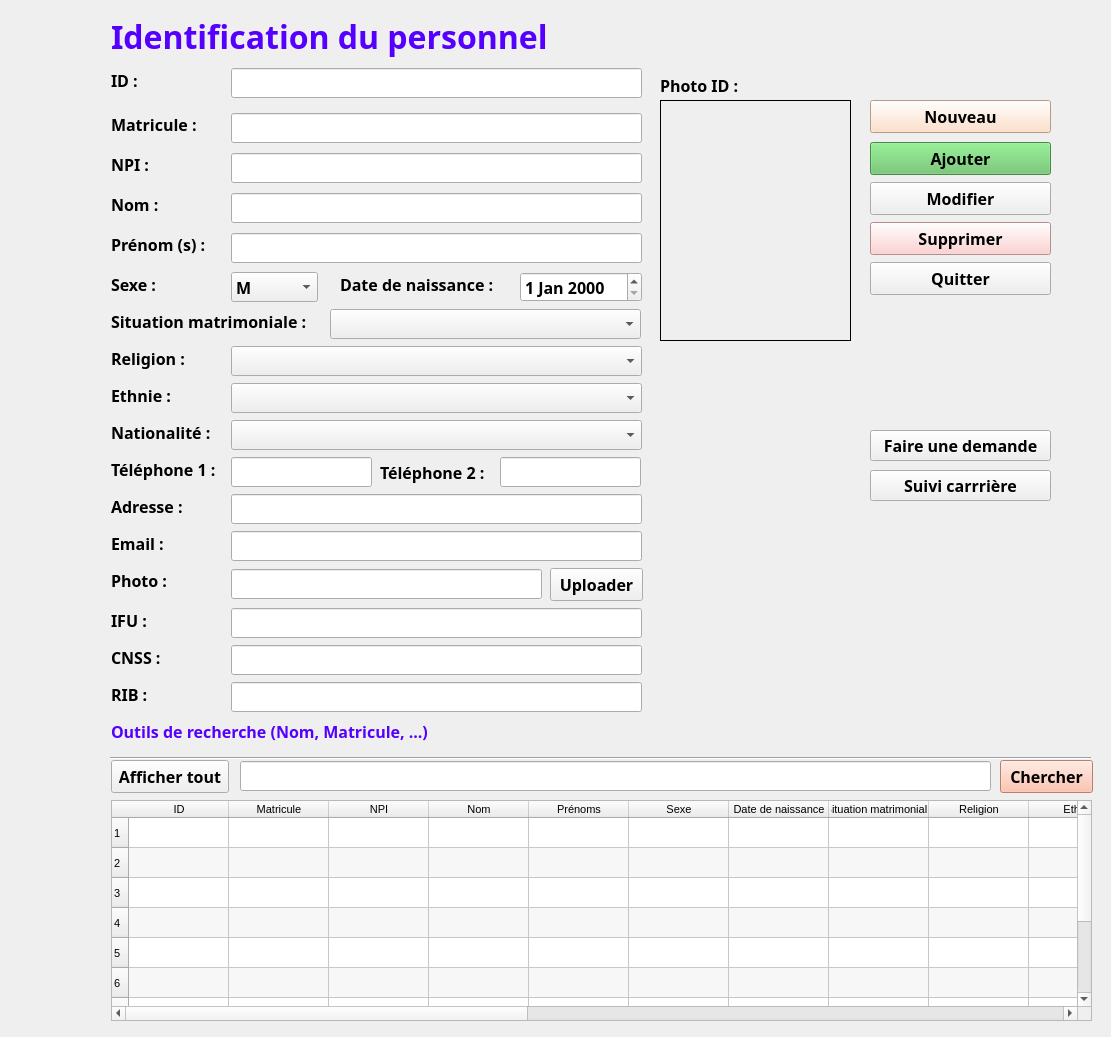
<?xml version="1.0" encoding="UTF-8"?>
<ui version="4.0">
 <class>FenetrePersonnel</class>
 <widget class="QWidget" name="FenetrePersonnel">
  <property name="geometry">
   <rect>
    <x>0</x>
    <y>0</y>
    <width>1111</width>
    <height>1037</height>
   </rect>
  </property>
  <property name="windowTitle">
   <string>Form</string>
  </property>
  <widget class="QPushButton" name="btn_faire_demande">
   <property name="geometry">
    <rect>
     <x>870</x>
     <y>430</y>
     <width>181</width>
     <height>31</height>
    </rect>
   </property>
   <property name="minimumSize">
    <size>
     <width>2</width>
     <height>0</height>
    </size>
   </property>
   <property name="font">
    <font>
     <family>Corbel</family>
     <pointsize>12</pointsize>
     <weight>75</weight>
     <bold>true</bold>
    </font>
   </property>
   <property name="styleSheet">
    <string notr="true"/>
   </property>
   <property name="text">
    <string>Faire une demande</string>
   </property>
  </widget>
  <widget class="QPushButton" name="btn_suivi_carriere">
   <property name="geometry">
    <rect>
     <x>870</x>
     <y>470</y>
     <width>181</width>
     <height>31</height>
    </rect>
   </property>
   <property name="minimumSize">
    <size>
     <width>2</width>
     <height>0</height>
    </size>
   </property>
   <property name="font">
    <font>
     <family>Corbel</family>
     <pointsize>12</pointsize>
     <weight>75</weight>
     <bold>true</bold>
    </font>
   </property>
   <property name="styleSheet">
    <string notr="true"/>
   </property>
   <property name="text">
    <string>Suivi carrrière</string>
   </property>
  </widget>
  <widget class="QLabel" name="label_12">
   <property name="geometry">
    <rect>
     <x>380</x>
     <y>460</y>
     <width>113</width>
     <height>24</height>
    </rect>
   </property>
   <property name="font">
    <font>
     <family>Corbel</family>
     <pointsize>12</pointsize>
     <weight>75</weight>
     <bold>true</bold>
    </font>
   </property>
   <property name="text">
    <string>Téléphone 2 :</string>
   </property>
  </widget>
  <widget class="QPushButton" name="btn_modifier">
   <property name="geometry">
    <rect>
     <x>870</x>
     <y>182</y>
     <width>181</width>
     <height>33</height>
    </rect>
   </property>
   <property name="minimumSize">
    <size>
     <width>2</width>
     <height>0</height>
    </size>
   </property>
   <property name="font">
    <font>
     <family>Corbel</family>
     <pointsize>12</pointsize>
     <weight>75</weight>
     <bold>true</bold>
    </font>
   </property>
   <property name="styleSheet">
    <string notr="true"/>
   </property>
   <property name="text">
    <string>Modifier</string>
   </property>
  </widget>
  <widget class="QLabel" name="label_7">
   <property name="geometry">
    <rect>
     <x>111</x>
     <y>272</y>
     <width>52</width>
     <height>24</height>
    </rect>
   </property>
   <property name="font">
    <font>
     <family>Corbel</family>
     <pointsize>12</pointsize>
     <weight>75</weight>
     <bold>true</bold>
    </font>
   </property>
   <property name="text">
    <string>Sexe :</string>
   </property>
  </widget>
  <widget class="QLabel" name="label_9">
   <property name="geometry">
    <rect>
     <x>111</x>
     <y>383</y>
     <width>66</width>
     <height>24</height>
    </rect>
   </property>
   <property name="font">
    <font>
     <family>Corbel</family>
     <pointsize>12</pointsize>
     <weight>75</weight>
     <bold>true</bold>
    </font>
   </property>
   <property name="text">
    <string>Ethnie :</string>
   </property>
  </widget>
  <widget class="QLabel" name="label_32">
   <property name="geometry">
    <rect>
     <x>111</x>
     <y>531</y>
     <width>58</width>
     <height>24</height>
    </rect>
   </property>
   <property name="font">
    <font>
     <family>Corbel</family>
     <pointsize>12</pointsize>
     <weight>75</weight>
     <bold>true</bold>
    </font>
   </property>
   <property name="text">
    <string>Email :</string>
   </property>
  </widget>
  <widget class="QPushButton" name="btn_supprimer">
   <property name="geometry">
    <rect>
     <x>870</x>
     <y>222</y>
     <width>181</width>
     <height>33</height>
    </rect>
   </property>
   <property name="minimumSize">
    <size>
     <width>2</width>
     <height>0</height>
    </size>
   </property>
   <property name="font">
    <font>
     <family>Corbel</family>
     <pointsize>12</pointsize>
     <weight>75</weight>
     <bold>true</bold>
    </font>
   </property>
   <property name="styleSheet">
    <string notr="true">background-color: rgb(255, 197, 197);</string>
   </property>
   <property name="text">
    <string>Supprimer</string>
   </property>
  </widget>
  <widget class="QLabel" name="label_3">
   <property name="geometry">
    <rect>
     <x>111</x>
     <y>68</y>
     <width>30</width>
     <height>24</height>
    </rect>
   </property>
   <property name="font">
    <font>
     <family>Corbel</family>
     <pointsize>12</pointsize>
     <weight>75</weight>
     <bold>true</bold>
    </font>
   </property>
   <property name="text">
    <string>ID :</string>
   </property>
  </widget>
  <widget class="QLabel" name="label_14">
   <property name="geometry">
    <rect>
     <x>111</x>
     <y>568</y>
     <width>63</width>
     <height>24</height>
    </rect>
   </property>
   <property name="font">
    <font>
     <family>Corbel</family>
     <pointsize>12</pointsize>
     <weight>75</weight>
     <bold>true</bold>
    </font>
   </property>
   <property name="text">
    <string>Photo :</string>
   </property>
  </widget>
  <widget class="QLineEdit" name="txt_email">
   <property name="geometry">
    <rect>
     <x>231</x>
     <y>531</y>
     <width>411</width>
     <height>30</height>
    </rect>
   </property>
   <property name="font">
    <font>
     <family>Corbel</family>
     <pointsize>12</pointsize>
     <weight>75</weight>
     <bold>true</bold>
    </font>
   </property>
   <property name="styleSheet">
    <string notr="true">border-bottom-color: rgb(0, 0, 0);</string>
   </property>
  </widget>
  <widget class="QLabel" name="label_13">
   <property name="geometry">
    <rect>
     <x>111</x>
     <y>457</y>
     <width>113</width>
     <height>24</height>
    </rect>
   </property>
   <property name="font">
    <font>
     <family>Corbel</family>
     <pointsize>12</pointsize>
     <weight>75</weight>
     <bold>true</bold>
    </font>
   </property>
   <property name="text">
    <string>Téléphone 1 :</string>
   </property>
  </widget>
  <widget class="QLabel" name="label_11">
   <property name="geometry">
    <rect>
     <x>111</x>
     <y>346</y>
     <width>81</width>
     <height>24</height>
    </rect>
   </property>
   <property name="font">
    <font>
     <family>Corbel</family>
     <pointsize>12</pointsize>
     <weight>75</weight>
     <bold>true</bold>
    </font>
   </property>
   <property name="text">
    <string>Religion :</string>
   </property>
  </widget>
  <widget class="QComboBox" name="comboBox_religion">
   <property name="geometry">
    <rect>
     <x>231</x>
     <y>346</y>
     <width>411</width>
     <height>30</height>
    </rect>
   </property>
   <property name="font">
    <font>
     <family>Corbel</family>
     <pointsize>12</pointsize>
     <weight>75</weight>
     <bold>true</bold>
    </font>
   </property>
   <property name="styleSheet">
    <string notr="true">border-bottom-color: rgb(0, 0, 0);</string>
   </property>
  </widget>
  <widget class="QLineEdit" name="txt_prenom">
   <property name="geometry">
    <rect>
     <x>231</x>
     <y>233</y>
     <width>411</width>
     <height>30</height>
    </rect>
   </property>
   <property name="font">
    <font>
     <family>Corbel</family>
     <pointsize>12</pointsize>
     <weight>75</weight>
     <bold>true</bold>
    </font>
   </property>
   <property name="styleSheet">
    <string notr="true">border-bottom-color: rgb(0, 0, 0);</string>
   </property>
  </widget>
  <widget class="QComboBox" name="comboBox_nationalite">
   <property name="geometry">
    <rect>
     <x>231</x>
     <y>420</y>
     <width>411</width>
     <height>30</height>
    </rect>
   </property>
   <property name="font">
    <font>
     <family>Corbel</family>
     <pointsize>12</pointsize>
     <weight>75</weight>
     <bold>true</bold>
    </font>
   </property>
   <property name="styleSheet">
    <string notr="true">border-bottom-color: rgb(0, 0, 0);</string>
   </property>
  </widget>
  <widget class="QLabel" name="label_17">
   <property name="geometry">
    <rect>
     <x>111</x>
     <y>152</y>
     <width>43</width>
     <height>24</height>
    </rect>
   </property>
   <property name="font">
    <font>
     <family>Corbel</family>
     <pointsize>12</pointsize>
     <weight>75</weight>
     <bold>true</bold>
    </font>
   </property>
   <property name="text">
    <string>NPI :</string>
   </property>
  </widget>
  <widget class="QComboBox" name="comboBox_sexe">
   <property name="geometry">
    <rect>
     <x>231</x>
     <y>272</y>
     <width>87</width>
     <height>30</height>
    </rect>
   </property>
   <property name="font">
    <font>
     <family>Corbel</family>
     <pointsize>12</pointsize>
     <weight>75</weight>
     <bold>true</bold>
    </font>
   </property>
   <property name="styleSheet">
    <string notr="true">border-bottom-color: rgb(0, 0, 0);</string>
   </property>
   <item>
    <property name="text">
     <string>M</string>
    </property>
   </item>
   <item>
    <property name="text">
     <string>F</string>
    </property>
   </item>
   <item>
    <property name="text">
     <string>Autres</string>
    </property>
   </item>
  </widget>
  <widget class="QLabel" name="label_16">
   <property name="geometry">
    <rect>
     <x>111</x>
     <y>719</y>
     <width>344</width>
     <height>24</height>
    </rect>
   </property>
   <property name="font">
    <font>
     <family>Corbel</family>
     <pointsize>12</pointsize>
     <weight>75</weight>
     <bold>true</bold>
    </font>
   </property>
   <property name="styleSheet">
    <string notr="true">color: rgb(85, 0, 255);</string>
   </property>
   <property name="text">
    <string>Outils de recherche (Nom, Matricule, ...)</string>
   </property>
  </widget>
  <widget class="QLabel" name="label_2">
   <property name="geometry">
    <rect>
     <x>111</x>
     <y>12</y>
     <width>463</width>
     <height>49</height>
    </rect>
   </property>
   <property name="font">
    <font>
     <family>Corbel</family>
     <pointsize>24</pointsize>
     <weight>75</weight>
     <bold>true</bold>
    </font>
   </property>
   <property name="styleSheet">
    <string notr="true">color: rgb(85, 0, 255);</string>
   </property>
   <property name="text">
    <string>Identification du personnel</string>
   </property>
  </widget>
  <widget class="QLineEdit" name="txt_url_photo">
   <property name="geometry">
    <rect>
     <x>231</x>
     <y>569</y>
     <width>311</width>
     <height>30</height>
    </rect>
   </property>
   <property name="font">
    <font>
     <family>Corbel</family>
     <pointsize>12</pointsize>
     <weight>75</weight>
     <bold>true</bold>
    </font>
   </property>
   <property name="styleSheet">
    <string notr="true">border-bottom-color: rgb(0, 0, 0);</string>
   </property>
  </widget>
  <widget class="QLineEdit" name="txt_npi">
   <property name="geometry">
    <rect>
     <x>231</x>
     <y>153</y>
     <width>411</width>
     <height>30</height>
    </rect>
   </property>
   <property name="font">
    <font>
     <family>Corbel</family>
     <pointsize>12</pointsize>
     <weight>75</weight>
     <bold>true</bold>
    </font>
   </property>
   <property name="styleSheet">
    <string notr="true">border-bottom-color: rgb(0, 0, 0);</string>
   </property>
  </widget>
  <widget class="QPushButton" name="btn_nouveau">
   <property name="geometry">
    <rect>
     <x>870</x>
     <y>100</y>
     <width>181</width>
     <height>33</height>
    </rect>
   </property>
   <property name="minimumSize">
    <size>
     <width>2</width>
     <height>0</height>
    </size>
   </property>
   <property name="font">
    <font>
     <family>Corbel</family>
     <pointsize>12</pointsize>
     <weight>75</weight>
     <bold>true</bold>
    </font>
   </property>
   <property name="styleSheet">
    <string notr="true">background-color: rgb(255, 216, 187);</string>
   </property>
   <property name="text">
    <string>Nouveau</string>
   </property>
  </widget>
  <widget class="QLabel" name="label_34">
   <property name="geometry">
    <rect>
     <x>111</x>
     <y>682</y>
     <width>41</width>
     <height>24</height>
    </rect>
   </property>
   <property name="font">
    <font>
     <family>Corbel</family>
     <pointsize>12</pointsize>
     <weight>75</weight>
     <bold>true</bold>
    </font>
   </property>
   <property name="text">
    <string>RIB :</string>
   </property>
  </widget>
  <widget class="QTableWidget" name="tableWidget_personnel">
   <property name="geometry">
    <rect>
     <x>111</x>
     <y>800</y>
     <width>981</width>
     <height>221</height>
    </rect>
   </property>
   <property name="minimumSize">
    <size>
     <width>2</width>
     <height>0</height>
    </size>
   </property>
   <property name="font">
    <font>
     <pointsize>8</pointsize>
    </font>
   </property>
   <property name="frameShape">
    <enum>QFrame::StyledPanel</enum>
   </property>
   <property name="frameShadow">
    <enum>QFrame::Plain</enum>
   </property>
   <property name="alternatingRowColors">
    <bool>true</bool>
   </property>
   <row>
    <property name="text">
     <string>1</string>
    </property>
   </row>
   <row>
    <property name="text">
     <string>2</string>
    </property>
   </row>
   <row>
    <property name="text">
     <string>3</string>
    </property>
   </row>
   <row>
    <property name="text">
     <string>4</string>
    </property>
   </row>
   <row>
    <property name="text">
     <string>5</string>
    </property>
   </row>
   <row>
    <property name="text">
     <string>6</string>
    </property>
   </row>
   <row>
    <property name="text">
     <string>7</string>
    </property>
   </row>
   <row>
    <property name="text">
     <string>8</string>
    </property>
   </row>
   <row>
    <property name="text">
     <string>9</string>
    </property>
   </row>
   <row>
    <property name="text">
     <string>10</string>
    </property>
   </row>
   <column>
    <property name="text">
     <string>ID</string>
    </property>
   </column>
   <column>
    <property name="text">
     <string>Matricule</string>
    </property>
   </column>
   <column>
    <property name="text">
     <string>NPI</string>
    </property>
   </column>
   <column>
    <property name="text">
     <string>Nom</string>
    </property>
   </column>
   <column>
    <property name="text">
     <string>Prénoms</string>
    </property>
   </column>
   <column>
    <property name="text">
     <string>Sexe</string>
    </property>
   </column>
   <column>
    <property name="text">
     <string>Date de naissance</string>
    </property>
   </column>
   <column>
    <property name="text">
     <string>Situation matrimoniale</string>
    </property>
   </column>
   <column>
    <property name="text">
     <string>Religion</string>
    </property>
   </column>
   <column>
    <property name="text">
     <string>Ethnie</string>
    </property>
   </column>
   <column>
    <property name="text">
     <string>Nationalité</string>
    </property>
   </column>
   <column>
    <property name="text">
     <string>Téléphone 1</string>
    </property>
   </column>
   <column>
    <property name="text">
     <string>Téléphone 2</string>
    </property>
   </column>
   <column>
    <property name="text">
     <string>Adresse</string>
    </property>
   </column>
   <column>
    <property name="text">
     <string>Email</string>
    </property>
   </column>
   <column>
    <property name="text">
     <string>Photo</string>
    </property>
   </column>
   <column>
    <property name="text">
     <string>IFU</string>
    </property>
   </column>
   <column>
    <property name="text">
     <string>CNSS</string>
    </property>
   </column>
   <column>
    <property name="text">
     <string>RIB</string>
    </property>
   </column>
   <column>
    <property name="text">
     <string>Date de création</string>
    </property>
   </column>
   <column>
    <property name="text">
     <string>Date de modification</string>
    </property>
   </column>
  </widget>
  <widget class="QLineEdit" name="txt_ifu">
   <property name="geometry">
    <rect>
     <x>231</x>
     <y>608</y>
     <width>411</width>
     <height>30</height>
    </rect>
   </property>
   <property name="font">
    <font>
     <family>Corbel</family>
     <pointsize>12</pointsize>
     <weight>75</weight>
     <bold>true</bold>
    </font>
   </property>
   <property name="styleSheet">
    <string notr="true">border-bottom-color: rgb(0, 0, 0);</string>
   </property>
  </widget>
  <widget class="QLabel" name="photo">
   <property name="geometry">
    <rect>
     <x>660</x>
     <y>100</y>
     <width>191</width>
     <height>241</height>
    </rect>
   </property>
   <property name="font">
    <font>
     <family>Corbel</family>
     <pointsize>12</pointsize>
     <weight>75</weight>
     <bold>true</bold>
    </font>
   </property>
   <property name="frameShape">
    <enum>QFrame::Box</enum>
   </property>
   <property name="text">
    <string/>
   </property>
  </widget>
  <widget class="QPushButton" name="btn_afficher_tout">
   <property name="geometry">
    <rect>
     <x>111</x>
     <y>760</y>
     <width>118</width>
     <height>33</height>
    </rect>
   </property>
   <property name="minimumSize">
    <size>
     <width>2</width>
     <height>0</height>
    </size>
   </property>
   <property name="font">
    <font>
     <family>Corbel</family>
     <pointsize>12</pointsize>
     <weight>75</weight>
     <bold>true</bold>
    </font>
   </property>
   <property name="styleSheet">
    <string notr="true"/>
   </property>
   <property name="text">
    <string>Afficher tout</string>
   </property>
  </widget>
  <widget class="QLabel" name="label_8">
   <property name="geometry">
    <rect>
     <x>340</x>
     <y>272</y>
     <width>163</width>
     <height>24</height>
    </rect>
   </property>
   <property name="font">
    <font>
     <family>Corbel</family>
     <pointsize>12</pointsize>
     <weight>75</weight>
     <bold>true</bold>
    </font>
   </property>
   <property name="text">
    <string>Date de naissance :</string>
   </property>
  </widget>
  <widget class="QLineEdit" name="txt_cnss">
   <property name="geometry">
    <rect>
     <x>231</x>
     <y>645</y>
     <width>411</width>
     <height>30</height>
    </rect>
   </property>
   <property name="font">
    <font>
     <family>Corbel</family>
     <pointsize>12</pointsize>
     <weight>75</weight>
     <bold>true</bold>
    </font>
   </property>
   <property name="styleSheet">
    <string notr="true">border-bottom-color: rgb(0, 0, 0);</string>
   </property>
  </widget>
  <widget class="QLabel" name="label_18">
   <property name="geometry">
    <rect>
     <x>660</x>
     <y>70</y>
     <width>121</width>
     <height>31</height>
    </rect>
   </property>
   <property name="font">
    <font>
     <family>Corbel</family>
     <pointsize>12</pointsize>
     <weight>75</weight>
     <bold>true</bold>
    </font>
   </property>
   <property name="text">
    <string>Photo ID :</string>
   </property>
  </widget>
  <widget class="QLabel" name="label_6">
   <property name="geometry">
    <rect>
     <x>111</x>
     <y>232</y>
     <width>102</width>
     <height>24</height>
    </rect>
   </property>
   <property name="font">
    <font>
     <family>Corbel</family>
     <pointsize>12</pointsize>
     <weight>75</weight>
     <bold>true</bold>
    </font>
   </property>
   <property name="text">
    <string>Prénom (s) :</string>
   </property>
  </widget>
  <widget class="QDateEdit" name="dateEdit_date_naissance">
   <property name="geometry">
    <rect>
     <x>520</x>
     <y>272</y>
     <width>122</width>
     <height>30</height>
    </rect>
   </property>
   <property name="font">
    <font>
     <family>Corbel</family>
     <pointsize>12</pointsize>
     <weight>75</weight>
     <bold>true</bold>
    </font>
   </property>
  </widget>
  <widget class="QPushButton" name="btn_quitter">
   <property name="geometry">
    <rect>
     <x>870</x>
     <y>262</y>
     <width>181</width>
     <height>33</height>
    </rect>
   </property>
   <property name="minimumSize">
    <size>
     <width>2</width>
     <height>0</height>
    </size>
   </property>
   <property name="font">
    <font>
     <family>Corbel</family>
     <pointsize>12</pointsize>
     <weight>75</weight>
     <bold>true</bold>
    </font>
   </property>
   <property name="styleSheet">
    <string notr="true"/>
   </property>
   <property name="text">
    <string>Quitter</string>
   </property>
  </widget>
  <widget class="QLabel" name="label_20">
   <property name="geometry">
    <rect>
     <x>111</x>
     <y>309</y>
     <width>215</width>
     <height>24</height>
    </rect>
   </property>
   <property name="font">
    <font>
     <family>Corbel</family>
     <pointsize>12</pointsize>
     <weight>75</weight>
     <bold>true</bold>
    </font>
   </property>
   <property name="text">
    <string>Situation matrimoniale : </string>
   </property>
  </widget>
  <widget class="QLabel" name="label_4">
   <property name="geometry">
    <rect>
     <x>111</x>
     <y>192</y>
     <width>53</width>
     <height>24</height>
    </rect>
   </property>
   <property name="font">
    <font>
     <family>Corbel</family>
     <pointsize>12</pointsize>
     <weight>75</weight>
     <bold>true</bold>
    </font>
   </property>
   <property name="text">
    <string>Nom :</string>
   </property>
  </widget>
  <widget class="QLineEdit" name="txt_adresse">
   <property name="geometry">
    <rect>
     <x>231</x>
     <y>494</y>
     <width>411</width>
     <height>30</height>
    </rect>
   </property>
   <property name="font">
    <font>
     <family>Corbel</family>
     <pointsize>12</pointsize>
     <weight>75</weight>
     <bold>true</bold>
    </font>
   </property>
   <property name="styleSheet">
    <string notr="true">border-bottom-color: rgb(0, 0, 0);</string>
   </property>
  </widget>
  <widget class="QPushButton" name="btn_chercher">
   <property name="geometry">
    <rect>
     <x>1000</x>
     <y>760</y>
     <width>93</width>
     <height>33</height>
    </rect>
   </property>
   <property name="minimumSize">
    <size>
     <width>2</width>
     <height>0</height>
    </size>
   </property>
   <property name="font">
    <font>
     <family>Corbel</family>
     <pointsize>12</pointsize>
     <weight>75</weight>
     <bold>true</bold>
    </font>
   </property>
   <property name="styleSheet">
    <string notr="true">background-color: rgb(255, 179, 153);</string>
   </property>
   <property name="text">
    <string>Chercher</string>
   </property>
  </widget>
  <widget class="QLineEdit" name="txt_telephone2">
   <property name="geometry">
    <rect>
     <x>500</x>
     <y>457</y>
     <width>141</width>
     <height>30</height>
    </rect>
   </property>
   <property name="font">
    <font>
     <family>Corbel</family>
     <pointsize>12</pointsize>
     <weight>75</weight>
     <bold>true</bold>
    </font>
   </property>
   <property name="styleSheet">
    <string notr="true">border-bottom-color: rgb(0, 0, 0);</string>
   </property>
  </widget>
  <widget class="QLabel" name="label_19">
   <property name="geometry">
    <rect>
     <x>111</x>
     <y>608</y>
     <width>40</width>
     <height>24</height>
    </rect>
   </property>
   <property name="font">
    <font>
     <family>Corbel</family>
     <pointsize>12</pointsize>
     <weight>75</weight>
     <bold>true</bold>
    </font>
   </property>
   <property name="text">
    <string>IFU :</string>
   </property>
  </widget>
  <widget class="QLabel" name="label_5">
   <property name="geometry">
    <rect>
     <x>111</x>
     <y>112</y>
     <width>92</width>
     <height>24</height>
    </rect>
   </property>
   <property name="font">
    <font>
     <family>Corbel</family>
     <pointsize>12</pointsize>
     <weight>75</weight>
     <bold>true</bold>
    </font>
   </property>
   <property name="text">
    <string>Matricule :</string>
   </property>
  </widget>
  <widget class="QLabel" name="label_15">
   <property name="geometry">
    <rect>
     <x>111</x>
     <y>494</y>
     <width>77</width>
     <height>24</height>
    </rect>
   </property>
   <property name="font">
    <font>
     <family>Corbel</family>
     <pointsize>12</pointsize>
     <weight>75</weight>
     <bold>true</bold>
    </font>
   </property>
   <property name="text">
    <string>Adresse :</string>
   </property>
  </widget>
  <widget class="QLabel" name="label_10">
   <property name="geometry">
    <rect>
     <x>111</x>
     <y>420</y>
     <width>108</width>
     <height>24</height>
    </rect>
   </property>
   <property name="font">
    <font>
     <family>Corbel</family>
     <pointsize>12</pointsize>
     <weight>75</weight>
     <bold>true</bold>
    </font>
   </property>
   <property name="text">
    <string>Nationalité :</string>
   </property>
  </widget>
  <widget class="QPushButton" name="btn_ajouter">
   <property name="geometry">
    <rect>
     <x>870</x>
     <y>142</y>
     <width>181</width>
     <height>33</height>
    </rect>
   </property>
   <property name="minimumSize">
    <size>
     <width>2</width>
     <height>0</height>
    </size>
   </property>
   <property name="font">
    <font>
     <family>Corbel</family>
     <pointsize>12</pointsize>
     <weight>75</weight>
     <bold>true</bold>
    </font>
   </property>
   <property name="styleSheet">
    <string notr="true">background-color: rgb(99, 193, 99);</string>
   </property>
   <property name="text">
    <string>Ajouter</string>
   </property>
  </widget>
  <widget class="Line" name="line">
   <property name="geometry">
    <rect>
     <x>110</x>
     <y>750</y>
     <width>981</width>
     <height>16</height>
    </rect>
   </property>
   <property name="minimumSize">
    <size>
     <width>2</width>
     <height>0</height>
    </size>
   </property>
   <property name="orientation">
    <enum>Qt::Horizontal</enum>
   </property>
  </widget>
  <widget class="QLineEdit" name="txt_matricule">
   <property name="geometry">
    <rect>
     <x>231</x>
     <y>113</y>
     <width>411</width>
     <height>30</height>
    </rect>
   </property>
   <property name="font">
    <font>
     <family>Corbel</family>
     <pointsize>12</pointsize>
     <weight>75</weight>
     <bold>true</bold>
    </font>
   </property>
   <property name="styleSheet">
    <string notr="true">border-bottom-color: rgb(0, 0, 0);</string>
   </property>
  </widget>
  <widget class="QComboBox" name="comboBox_situation_matrimoniale">
   <property name="geometry">
    <rect>
     <x>330</x>
     <y>309</y>
     <width>311</width>
     <height>30</height>
    </rect>
   </property>
   <property name="font">
    <font>
     <family>Corbel</family>
     <pointsize>12</pointsize>
     <weight>75</weight>
     <bold>true</bold>
    </font>
   </property>
   <property name="styleSheet">
    <string notr="true">border-bottom-color: rgb(0, 0, 0);</string>
   </property>
  </widget>
  <widget class="QLineEdit" name="txt_telephone1">
   <property name="geometry">
    <rect>
     <x>231</x>
     <y>457</y>
     <width>141</width>
     <height>30</height>
    </rect>
   </property>
   <property name="font">
    <font>
     <family>Corbel</family>
     <pointsize>12</pointsize>
     <weight>75</weight>
     <bold>true</bold>
    </font>
   </property>
   <property name="styleSheet">
    <string notr="true">border-bottom-color: rgb(0, 0, 0);</string>
   </property>
  </widget>
  <widget class="QLineEdit" name="txt_id">
   <property name="geometry">
    <rect>
     <x>231</x>
     <y>68</y>
     <width>411</width>
     <height>30</height>
    </rect>
   </property>
   <property name="font">
    <font>
     <family>Corbel</family>
     <pointsize>12</pointsize>
     <weight>75</weight>
     <bold>true</bold>
    </font>
   </property>
   <property name="styleSheet">
    <string notr="true">border-bottom-color: rgb(0, 0, 0);</string>
   </property>
  </widget>
  <widget class="QComboBox" name="comboBox_ethnie">
   <property name="geometry">
    <rect>
     <x>231</x>
     <y>383</y>
     <width>411</width>
     <height>30</height>
    </rect>
   </property>
   <property name="font">
    <font>
     <family>Corbel</family>
     <pointsize>12</pointsize>
     <weight>75</weight>
     <bold>true</bold>
    </font>
   </property>
   <property name="styleSheet">
    <string notr="true">border-bottom-color: rgb(0, 0, 0);</string>
   </property>
  </widget>
  <widget class="QLineEdit" name="txt_chercher">
   <property name="geometry">
    <rect>
     <x>240</x>
     <y>761</y>
     <width>751</width>
     <height>30</height>
    </rect>
   </property>
   <property name="minimumSize">
    <size>
     <width>2</width>
     <height>0</height>
    </size>
   </property>
   <property name="font">
    <font>
     <family>Corbel</family>
     <pointsize>12</pointsize>
     <weight>50</weight>
     <bold>false</bold>
    </font>
   </property>
   <property name="styleSheet">
    <string notr="true">border-bottom-color: rgb(0, 0, 0);</string>
   </property>
  </widget>
  <widget class="QLineEdit" name="txt_rib">
   <property name="geometry">
    <rect>
     <x>231</x>
     <y>682</y>
     <width>411</width>
     <height>30</height>
    </rect>
   </property>
   <property name="font">
    <font>
     <family>Corbel</family>
     <pointsize>12</pointsize>
     <weight>75</weight>
     <bold>true</bold>
    </font>
   </property>
   <property name="styleSheet">
    <string notr="true">border-bottom-color: rgb(0, 0, 0);</string>
   </property>
  </widget>
  <widget class="QPushButton" name="btn_uploader_photo">
   <property name="geometry">
    <rect>
     <x>550</x>
     <y>568</y>
     <width>93</width>
     <height>33</height>
    </rect>
   </property>
   <property name="font">
    <font>
     <family>Corbel</family>
     <pointsize>12</pointsize>
     <weight>75</weight>
     <bold>true</bold>
    </font>
   </property>
   <property name="text">
    <string>Uploader</string>
   </property>
  </widget>
  <widget class="QLineEdit" name="txt_nom">
   <property name="geometry">
    <rect>
     <x>231</x>
     <y>193</y>
     <width>411</width>
     <height>30</height>
    </rect>
   </property>
   <property name="font">
    <font>
     <family>Corbel</family>
     <pointsize>12</pointsize>
     <weight>75</weight>
     <bold>true</bold>
    </font>
   </property>
   <property name="styleSheet">
    <string notr="true">border-bottom-color: rgb(0, 0, 0);</string>
   </property>
  </widget>
  <widget class="QLabel" name="label_33">
   <property name="geometry">
    <rect>
     <x>111</x>
     <y>645</y>
     <width>61</width>
     <height>24</height>
    </rect>
   </property>
   <property name="font">
    <font>
     <family>Corbel</family>
     <pointsize>12</pointsize>
     <weight>75</weight>
     <bold>true</bold>
    </font>
   </property>
   <property name="text">
    <string>CNSS :</string>
   </property>
  </widget>
 </widget>
 <tabstops>
  <tabstop>txt_id</tabstop>
  <tabstop>txt_matricule</tabstop>
  <tabstop>txt_npi</tabstop>
  <tabstop>txt_nom</tabstop>
  <tabstop>txt_prenom</tabstop>
  <tabstop>comboBox_sexe</tabstop>
  <tabstop>dateEdit_date_naissance</tabstop>
  <tabstop>comboBox_situation_matrimoniale</tabstop>
  <tabstop>comboBox_religion</tabstop>
  <tabstop>comboBox_ethnie</tabstop>
  <tabstop>comboBox_nationalite</tabstop>
  <tabstop>txt_telephone1</tabstop>
  <tabstop>txt_telephone2</tabstop>
  <tabstop>txt_adresse</tabstop>
  <tabstop>txt_email</tabstop>
  <tabstop>txt_url_photo</tabstop>
  <tabstop>btn_uploader_photo</tabstop>
  <tabstop>txt_ifu</tabstop>
  <tabstop>txt_cnss</tabstop>
  <tabstop>txt_rib</tabstop>
  <tabstop>btn_nouveau</tabstop>
  <tabstop>btn_ajouter</tabstop>
  <tabstop>btn_modifier</tabstop>
  <tabstop>btn_supprimer</tabstop>
  <tabstop>btn_quitter</tabstop>
  <tabstop>btn_afficher_tout</tabstop>
  <tabstop>txt_chercher</tabstop>
  <tabstop>btn_chercher</tabstop>
  <tabstop>tableWidget_personnel</tabstop>
 </tabstops>
 <resources/>
 <connections/>
</ui>
